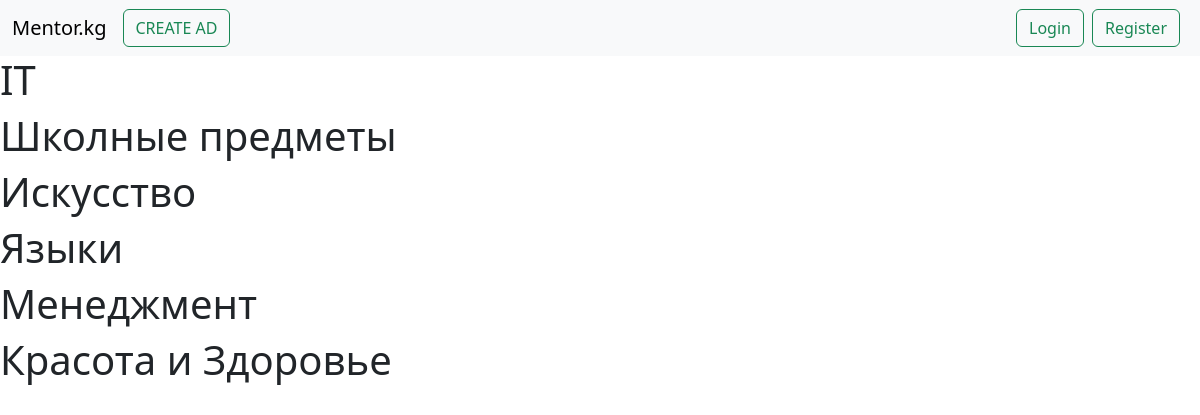
Screenshot of /ads/category with the database file from the repository.
### ads/models.py (models this page shows, shortened)
class Category(models.Model):
    title = models.CharField(max_length=100)
    created_at = models.DateTimeField(auto_now_add=True)

### ads/views.py (the view)
# urls.py: path("category", category_list,name='category_list'),
def category_list(request):
    all_categories = Category.objects.all()
    context={
        "all_categories":all_categories
    }
    return render(request, 'category.html', context=context)

### ads/templates/category.html (shortened to what this page needs)
{%extends 'base.html'%}
{%block content%}
{%for category in all_categories%}
<h1>{{ category.title}}</h1>
{%endfor%}
{%endblock%}

### rows the page displays
Category: title "IT"
Category: title "Школные предметы"
Category: title "Искусство"
Category: title "Языки"
Category: title "Менеджмент"
Category: title "Красота и Здоровье"
